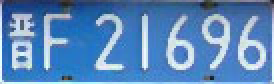
%> input picture bigWork/photo/II/晋F21696.jpg, 137 x 42 px (shown 2 times larger)
$ octave F21696.m   (GNU Octave 9; MATLAB toolbox functions it lacks are replaced by stand-ins)
%> lines starting %> are read from the running program, lines starting %| are printed output that depends on the picture; in (x1, y1, x2, y2) boxes, pixels count from 0 and x2, y2 are one past the last pixel; in counts of white or black regions, pixels touching at a corner belong together; the program's own positions count from 1
### bigWork/I/remove_sx_border.m
%%%%%%%%%%%%%%%%%%%%%%%%%%%%%%%%%
%%%%%%目的:去掉上下边框和铆钉（统计跳变次数）
%%%%%%     铆钉所在行有6次像素跳变（2个铆钉4次+左右边框2次）
%%%%%%     字符所在行至少16次跳变（7个字符至少14次+左右边框2次
%%%%%%%%%%%%%%%%%%%%%%%%%%%%%%%%%
function out = remove_sx_border(I)

% 前一列减后一列,即利用差值寻找跳变处
diff_row = diff(I,1,2);
% 统计每行的插值和，即定位行，在垂直方向上查找
diff_row_sum = sum(abs(diff_row), 2);
rows = size(I,1);

%%% 定位行的起始位置(从1/3处先上扫描行)
srow = ceil(rows*(1/3));
j = srow;
for i=1:srow
    if diff_row_sum(j,1)<10
        plate.rowa = j;
        break;
    end
    % 向上扫描
    j = srow-i;
end
%%% 定位行的结束位置(从2/3处先下扫描行)
for i=2*srow:size(diff_row_sum,1)
    if diff_row_sum(i,1)<10
        plate.rowb = i;
        break;
    end
end
% 切割图像去除
out = I(plate.rowa:plate.rowb, :);

### bigWork/I/remove_extra_region.m
%%%%%%%%%%%%%%%%%%%%%%%%%%%%%%%%%%%
%%% 使用投影法移除额外区域
%%%%%%%%%%%%%%%%%%%%%%%%%%%%%%%%%%%

function I=remove_extra_region(I2)

% 统计每列的元素和，能定位列，即在水平方向上删除孤立点
projection_h = sum(I2,1);

% 统计每行的元素和，能定位行，即在垂直方向上删除孤立点
projection_v = sum(I2,2);

% 垂直方向上往下找，
for i=1:size(projection_v,1)
    if projection_v(i,1) >= 1
        new.rowa = i;
        break;
    end
end

% 垂直方向下往上找，
for i=1:size(projection_v,1)
    j = size(projection_v,1) - i+1;
    if projection_v(j,1) >= 1
        new.rowb = j;
        break;
    end
end

% 水平方向上，从左往右找
for i=1:size(projection_h ,2)
    if projection_h(1,i) >= 1
        new.cola = i;
        break;
    end
end
% 水平方向上，从右往左找
for i=1:size(projection_h ,2)
    j = size(projection_h ,2)-i+1;
    if projection_h(1,j) >= 1
        new.colb = j;
        break;
    end
end
I = I2(new.rowa:new.rowb, new.cola:new.colb);
end

### bigWork/I/remove_zy_null.m
%%%%%%%%%%%%%%%%%%%%%%%%%%%%%%%%%%%%%%%%%%%%%%%%%%%%%%%%%%%%%%%%%%%%%%%%
%%%%%% 去除字符左右背景（投影法）
%%%%%% 保证边框去除的情况下，可以通过找左右两边的字符边界来去除左右两边的空白
%%%%%%%%%%%%%%%%%%%%%%%%%%%%%%%%%%%%%%%%%%%%%%%%%%%%%%%%%%%%%%%%%%%%%%%%
function out = remove_zy_null(I)

% 统计每一列的元素之和,即水平方向上寻找
ppv1 = sum(I,1);
columns = size(ppv1, 2);
% 从左往右找
for i=1:columns
    if ppv1(1,i) ~= 0
        pl.cola = i;
        break;
    end
end
 % 从右往左找
for i=1:columns
    j = columns - i + 1;
    if ppv1(1,j) ~= 0
        pl.colb = j;
        break;
    end
end
out = I(:,pl.cola:pl.colb);

### bigWork/II/F21696.m
% 第二类的第一张图片
clear;clc;
figure();
I = imread('../photo/II/晋F21696.jpg');
%> I is the input picture: size 42x137x3 uint8; mean R, G, B 90.1, 135.2, 186.4
subplot(331);imshow(I);title("原图");


% 2 灰度化
I1 = rgb2gray(I);
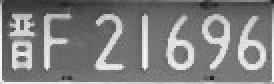
%> I1: size 42x137 uint8 (shown 2 times larger); min 24, max 249, mean 127.5
subplot(332);imshow(I1);title("灰度图");

% % 滤波,进行中值滤波，消除噪音
% f = tofloat(I1);
% I1  = medfilt2(f,[2,2],'symmetric');
% subplot(333);imshow(I1);title("去除椒盐噪音");

% 二值图像
I2 = imbinarize(I1,0.5);
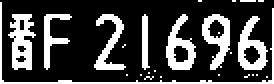
%> I2: size 42x137 logical (shown 2 times larger); 26% white; 26 white regions (18 under 20 px), largest, box (x1, y1, x2, y2) and area: (0, 1, 137, 42) 236, (4, 7, 18, 35) 233, (83, 7, 98, 35) 203
subplot(333);imshow(I2);title("二值图像");
% 去除孤立噪声

I3 = bwareaopen(I2,20);
subplot(334);imshow(I3);title('去除孤立噪声');


% 去除边框
I4=remove_sx_border(I3);
%> in remove_sx_border, `diff_row = diff(I,1,2);`:
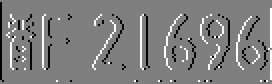
%> diff_row: size 42x136 double (shown 2 times larger); min -1, max 1, mean -0.000525; drawn with min black and max white
%> in remove_sx_border, `diff_row_sum = sum(abs(diff_row), 2);`: diff_row_sum = 42 values, max 24 at index 12, min 0 at index 1, mean 13.83
%> after the loop in remove_sx_border, `for i=1:srow`: plate = {rowa 7}
%> after the loop in remove_sx_border, `for i=2*srow:size(diff_row_sum,1)`: plate = {rowa 7, rowb 36}
%> in remove_sx_border, `out = I(plate.rowa:plate.rowb, :);`: out: size 30x137 logical; 31.3% white; 9 white regions, largest, box (x1, y1, x2, y2) and area: (4, 1, 18, 29) 233, (83, 1, 98, 29) 203, (119, 2, 134, 29) 201
I4 = I4(1:size(I4,1),:);
I4=remove_extra_region(I4);
%> in remove_extra_region, `projection_h = sum(I2,1);`: projection_h = 137 values, max 30 at index 1, min 0 at index 2, mean 9.39
%> in remove_extra_region, `projection_v = sum(I2,2);`: projection_v = 30 values, max 67 at index 16, min 2 at index 1, mean 42.87
%> after the loop in remove_extra_region, `for i=1:size(projection_v,1)`: new = {rowa 1}
%> after the loop in remove_extra_region, `for i=1:size(projection_v,1)`: new = {rowa 1, rowb 30}
%> after the loop in remove_extra_region, `for i=1:size(projection_h ,2)`: new = {rowa 1, rowb 30, cola 1}
%> after the loop in remove_extra_region, `for i=1:size(projection_h ,2)`: new = {rowa 1, rowb 30, cola 1, colb 137}
subplot(335);imshow(I4);title('去除上下边框');
I5 = remove_extra_region(I4);
I5 = I5(:,2:size(I5,2)-2);
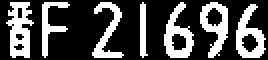
%> I5: size 30x134 logical (shown 2 times larger); 30.5% white; 7 white regions, largest, box (x1, y1, x2, y2) and area: (3, 1, 17, 29) 233, (82, 1, 97, 29) 203, (118, 2, 133, 29) 201
I5 = remove_zy_null(I5);
%> in remove_zy_null, `ppv1 = sum(I,1);`: ppv1 = 134 values, max 28 at index 23, min 0 at index 1, mean 9.14
%> after the loop in remove_zy_null, `for i=1:columns`: pl = {cola 4}
%> after the loop in remove_zy_null, `for i=1:columns`: pl = {cola 4, colb 133}
%> in remove_zy_null, `out = I(:,pl.cola:pl.colb);`:
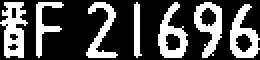
%> out: size 30x130 logical (shown 2 times larger); 31.4% white; 7 white regions, largest, box (x1, y1, x2, y2) and area: (0, 1, 14, 29) 233, (79, 1, 94, 29) 203, (115, 2, 130, 29) 201

subplot(336);imshow(I5);title('去除左右边框');
% 垂直投影并分割
I6 = I5;
[height, width] = size(I6);
%> height = 30; width = 130
projection = sum(I6, 1);
%> projection = 130 values, max 28 at index 20, min 0 at index 15, mean 9.42
subplot(339);stem(projection,'.',...
    'MarkerFaceColor','w',...
    'MarkerEdgeColor','w');
title('字符垂直方向投影');
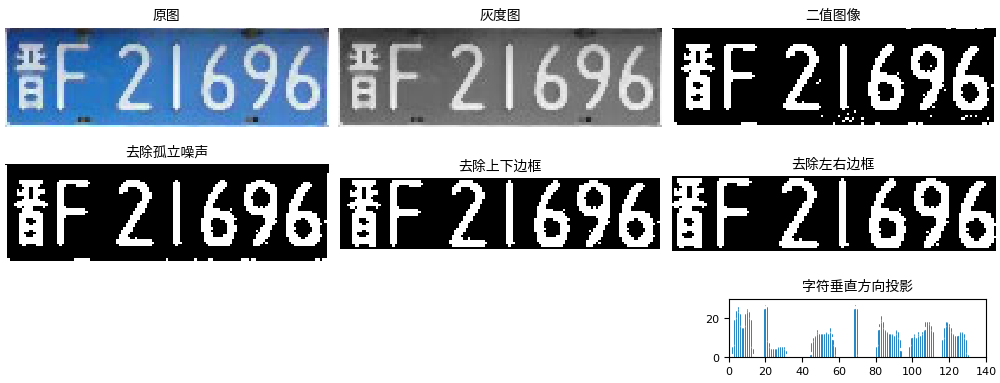
%> figure redrawn from the program's plot data, 7 panels

figure();
subplot(1,7,1);imshow(I6(:,1:16));
subplot(1,7,2);imshow(I6(:,16:31));
subplot(1,7,3);imshow(I6(:,44:59));
subplot(1,7,4);imshow(I6(:,63:78));
subplot(1,7,5);imshow(I6(:,82:97));
subplot(1,7,6);imshow(I6(:,97:112));
subplot(1,7,7);imshow(I6(:,115:width));
%> after `imshow(I6(:,115:width))`:
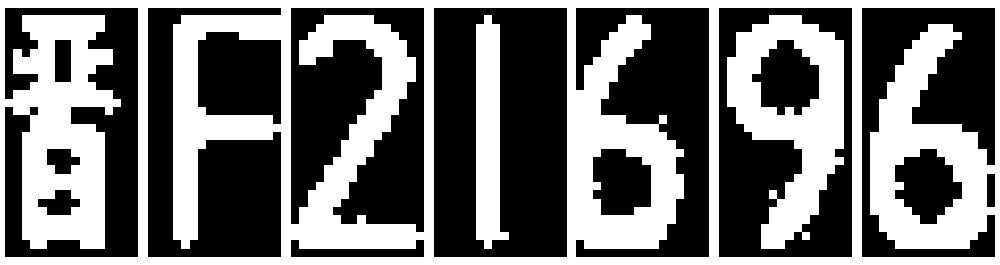
%> figure redrawn from the program's plot data, 7 panels
